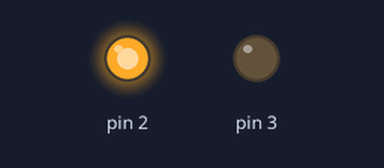
Bench run of a sketch on a simulated Arduino Uno, built with avr-gcc and run on an emulated ATmega328P. On the bench: output pins drawn as LEDs (lit = HIGH). What the sketch prints to the serial monitor is not drawn.

Above: at 0.1 s.
Timing chart, 0 to 1.6 s (numbered marks = the images above):
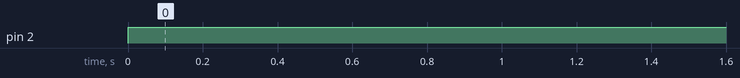

Measured:
- by itself, pin 2: LOW → HIGH at 0.00 s

The sketch:

test26DotMatrix8_8.ino
```cpp
void setup(){
  Serial.begin(9600);
  pinMode(2,OUTPUT);
  pinMode(3,OUTPUT);
}


void loop(){
  digitalWrite(2,HIGH);
  Serial.println("loop()...");
 // delay(5000);
  digitalWrite(3,LOW);
  //delay(1000);
}
```
